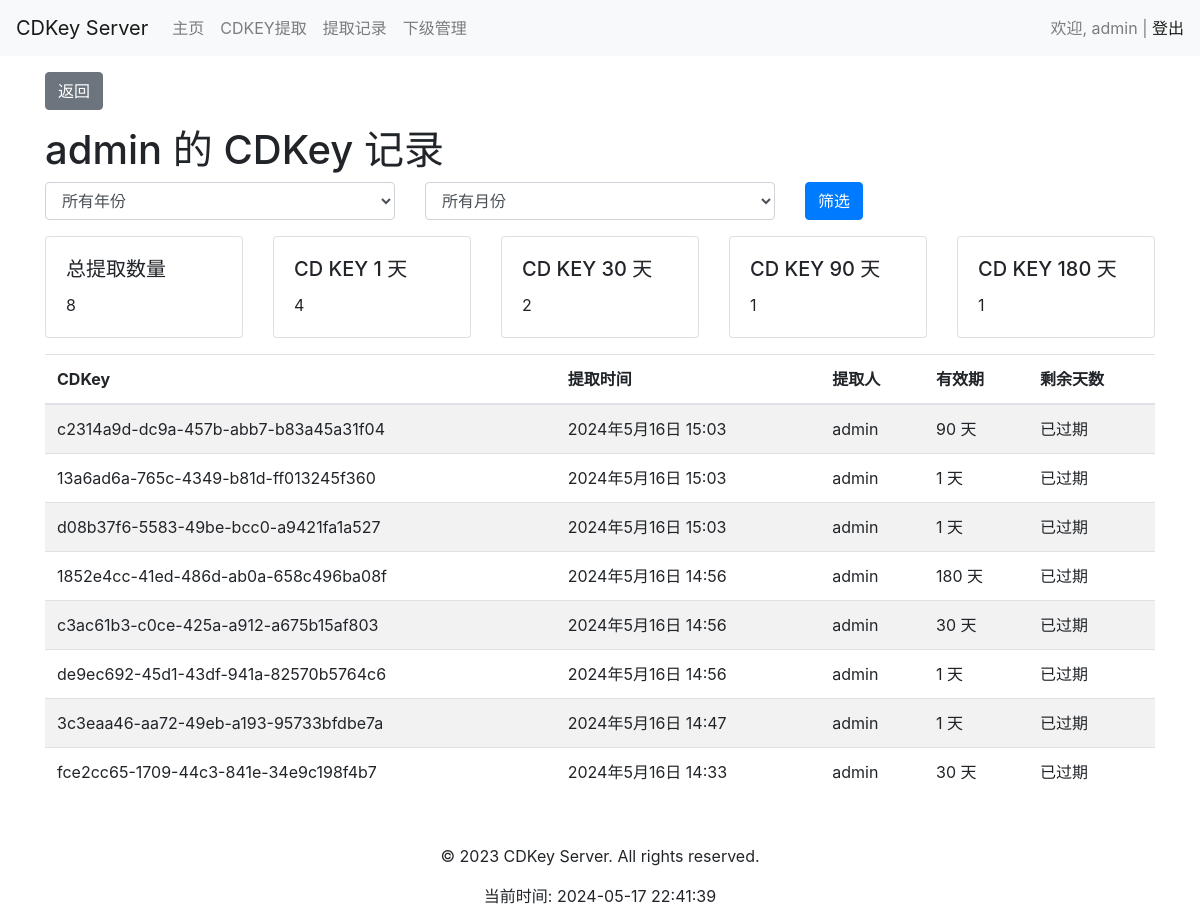
Page /user/subordinate/3/cdkey_record/ (signed in) on the earlier database version.
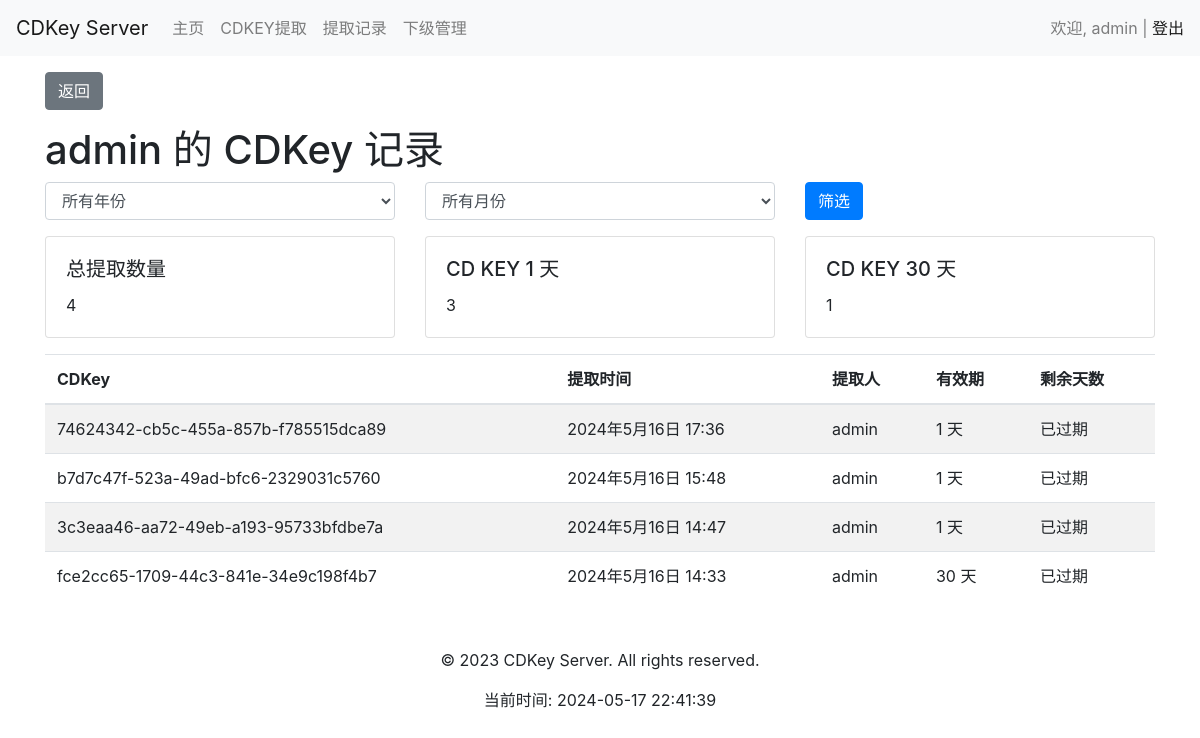
Same page on the later database version.
### user/models.py (models this page shows, shortened)
class CDKey(models.Model):
    VALIDITY_CHOICES = [
        (1, '1 天'),
        (30, '30 天'),
        (90, '90 天'),
        (180, '180 天'),
        (365, '365 天'),
        (730, '730 天'),
    ]
    key = models.CharField(max_length=255, unique=True)
    created_at = models.DateTimeField(auto_now_add=True)
    expires_at = models.DateTimeField()
    created_by = models.ForeignKey('User', on_delete=models.CASCADE, related_name='created_cdkeys')
    used_by = models.ForeignKey('User', on_delete=models.CASCADE, related_name='used_cdkeys', null=True, blank=True)
    used_at = models.DateTimeField(null=True, blank=True)
    validity_days = models.IntegerField(choices=VALIDITY_CHOICES, default=1)
    is_used_field = models.BooleanField(default=False, verbose_name="是否已使用")

class User(AbstractUser):
    USER_TYPE_CHOICES = (
        (1, '管理员'),
        (2, '一级代理'),
        (3, '二级代理'),
    )
    ROLE_CHOICES = (
        ('admin', '管理员'),
        ('agent', '代理'),
    )
    superior = models.ForeignKey('self', on_delete=models.SET_NULL, null=True, blank=True, related_name='subordinates', verbose_name='上级')
    role = models.CharField(max_length=50, choices=ROLE_CHOICES, default='agent', verbose_name='角色')
    user_type = models.SmallIntegerField(choices=USER_TYPE_CHOICES, default=3, verbose_name='用户类型')
    is_active = models.BooleanField(default=True,verbose_name='是否激活')
    monthly_quota = models.IntegerField(default=0,verbose_name='月度配额')
    day_quota = models.IntegerField(default=0, verbose_name='日配额')
    quota_updated_at = models.DateField(auto_now_add=True)
    class Meta:
        db_table = 'user'

### user/views.py (the view)
# urls.py: path('subordinate/<int:subordinate_id>/cdkey_record/', views.subordinate_cdkey_record, name='subordinate_cdkey_record'),
@login_required
def subordinate_cdkey_record(request, subordinate_id):
    subordinate = get_object_or_404(User, id=subordinate_id, superior=request.user)
    months = list(range(1, 13))
    if request.method == 'POST':
        month = request.POST.get('month')
        year = request.POST.get('year')
        query = Q(created_by=subordinate)
        if month and year:
            query &= Q(created_at__year=year, created_at__month=month)
        elif year:
            query &= Q(created_at__year=year)
        records = CDKey.objects.filter(query).order_by('-created_at')
    else:
        records = CDKey.objects.filter(created_by=subordinate).order_by('-created_at')
    current_year = date.today().year
    years = range(current_year, current_year - 10, -1)
    from django.db.models.functions import Now
    from django.db.models import ExpressionWrapper, F, fields
    records = records.annotate(
        remaining_days=ExpressionWrapper(
            F('expires_at') - Now(),
            output_field=fields.DurationField()
        )
    )
    validity_days_distribution = records.values('validity_days').annotate(count=Count('id')).order_by('validity_days')
    validity_days_distribution = {
        distribution['validity_days']: distribution['count']
        for distribution in validity_days_distribution
    }
    summary = {
        'total': records.count(),
        'validity_days_distribution': validity_days_distribution,
    }
    context = {
        'subordinate': subordinate,
        'months': months,
        'records': records,
        'current_year': current_year,
        'years': years,
        'summary': summary,
    }
    return render(request, 'user/subordinate_cdkey_record.html', context)

### user/templates/user/subordinate_cdkey_record.html (shortened to what this page needs)
{% extends 'base.html' %}
{% block content %}
<h1>{{ subordinate.username }} 的 CDKey 记录</h1>
<form method="post">
    <div class="row mb-3">
        <div class="col">
            <select name="year" class="form-control">
                <option value="">所有年份</option>
            </select>
        </div>
        <div class="col">
            <select name="month" class="form-control">
    <option value="">所有月份</option>
</select>
        </div>
        <div class="col">
            <button type="submit" class="btn btn-primary">筛选</button>
        </div>
    </div>
</form>
<div class="row mb-3">
    <div class="col">
        <div class="card">
            <div class="card-body">
                <h5 class="card-title">总提取数量</h5>
                <p class="card-text">{{ summary.total }}</p>
            </div>
        </div>
    </div>
    {% for days, count in summary.validity_days_distribution.items %}
    <div class="col">
        <div class="card">
            <div class="card-body">
                <h5 class="card-title">CD KEY {{ days }} 天</h5>
                <p class="card-text">{{ count }}</p>
            </div>
        </div>
    </div>
    {% endfor %}
</div>
<table class="table table-striped">
    <thead>
        <tr>
            <th>CDKey</th>
            <th>提取时间</th>
            <th>提取人</th>
            <th>有效期</th>
            <th>剩余天数</th>
        </tr>
    </thead>
    <tbody>
        {% for record in records %}
        <tr>
            <td>{{ record.key }}</td>
            <td>{{ record.created_at }}</td>
            <td>{{ record.created_by.username }}</td>
            <td>{{ record.validity_days }} 天</td>
            <td>
                {% if record.remaining_days.days < 0 %}
                    已过期
                {% else %}
                    {{ record.remaining_days.days }} 天
                {% endif %}
            </td>
        </tr>
        {% endfor %}
    </tbody>
</table>
{% endblock content %}

Differences in the rows shown:
removed CDKey: key "c2314a9d-dc9a-457b-abb7-b83a45a31f04", created_at "2024年5月16日 15:03", created_by.username "admin", validity_days "90", shows "已过期"
removed CDKey: key "13a6ad6a-765c-4349-b81d-ff013245f360", created_at "2024年5月16日 15:03", created_by.username "admin", validity_days "1", shows "已过期"
removed CDKey: key "d08b37f6-5583-49be-bcc0-a9421fa1a527", created_at "2024年5月16日 15:03", created_by.username "admin", validity_days "1", shows "已过期"
removed CDKey: key "1852e4cc-41ed-486d-ab0a-658c496ba08f", created_at "2024年5月16日 14:56", created_by.username "admin", validity_days "180", shows "已过期"
removed CDKey: key "c3ac61b3-c0ce-425a-a912-a675b15af803", created_at "2024年5月16日 14:56", created_by.username "admin", validity_days "30", shows "已过期"
removed CDKey: key "de9ec692-45d1-43df-941a-82570b5764c6", created_at "2024年5月16日 14:56", created_by.username "admin", validity_days "1", shows "已过期"
added CDKey: key "74624342-cb5c-455a-857b-f785515dca89", created_at "2024年5月16日 17:36", created_by.username "admin", validity_days "1", shows "已过期"
added CDKey: key "b7d7c47f-523a-49ad-bfc6-2329031c5760", created_at "2024年5月16日 15:48", created_by.username "admin", validity_days "1", shows "已过期"
Other differences:
{{ summary.total }}: "8" → "4"
new list line: "CD KEY 1 天 3"
new list line: "CD KEY 30 天 1"
list line gone: "CD KEY 1 天 4"
list line gone: "CD KEY 30 天 2"
list line gone: "CD KEY 90 天 1"
list line gone: "CD KEY 180 天 1"
